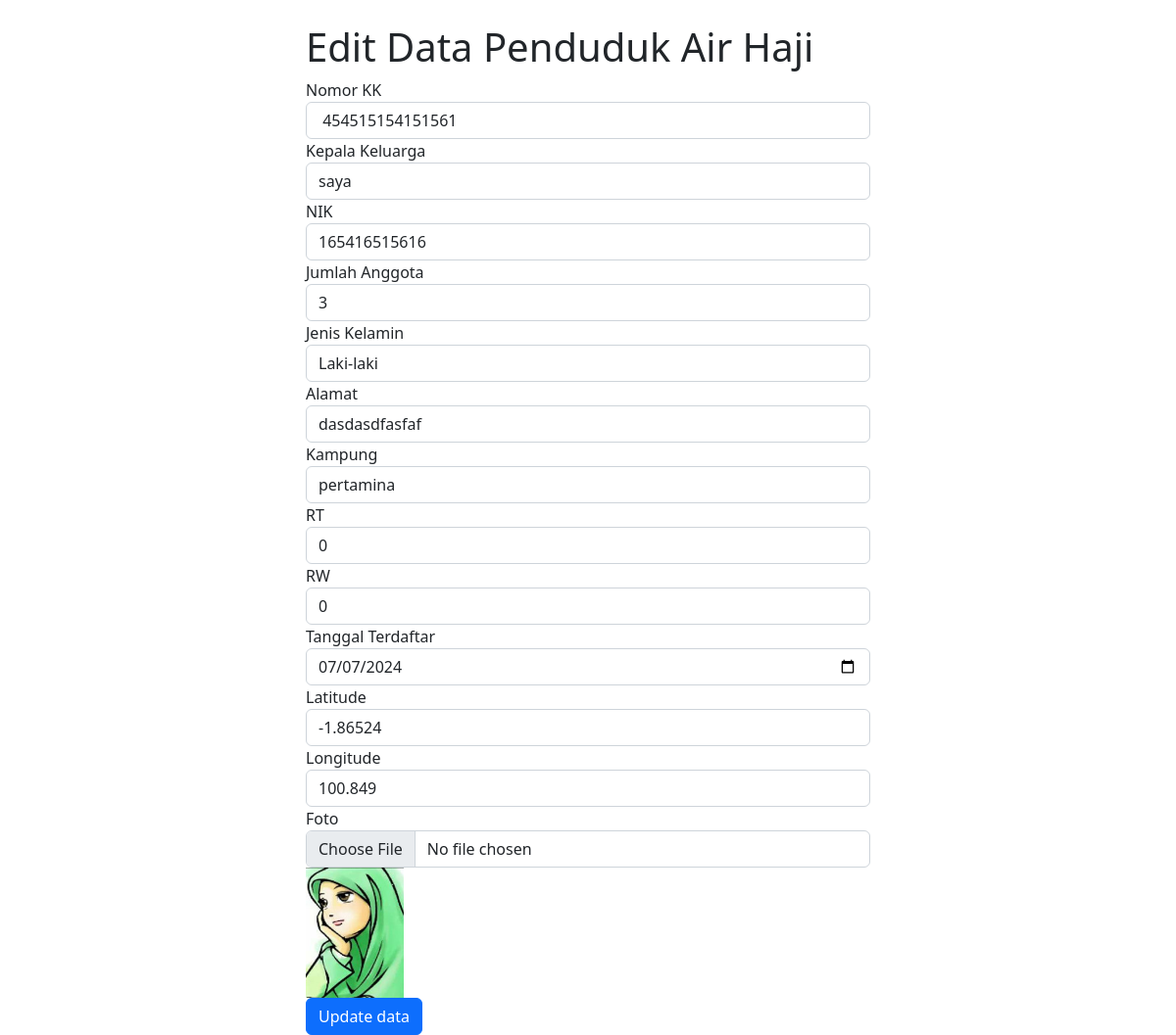
The app's page /edit_penduduk_air_haji.php?id=1 with its own data.
### tables this page shows
CREATE TABLE `penduduk_air_haji` (
  `id` int(11) NOT NULL,
  `nomor_kk` varchar(16) DEFAULT NULL,
  `kepala_keluarga` varchar(100) DEFAULT NULL,
  `nik` varchar(16) DEFAULT NULL,
  `jumlah_anggota` int(11) DEFAULT NULL,
  `jenis_kelamin` enum('Laki-laki','Perempuan') DEFAULT NULL,
  `alamat` text DEFAULT NULL,
  `kampung` varchar(100) DEFAULT NULL,
  `rt` int(11) DEFAULT NULL,
  `rw` int(11) DEFAULT NULL,
  `tanggal_terdaftar` date DEFAULT NULL,
  `lat` float DEFAULT NULL,
  `lng` float DEFAULT NULL,
  `image` varchar(255) DEFAULT NULL
);

### edit_penduduk_air_haji.php (the view, shortened to what this page needs)
<!DOCTYPE html>
<html lang="en">
<head>
    <link href="css/styles.css" rel="stylesheet" />
</head>
<body>
    <div class="container col-md-6 mt-4">
        <h1>Edit Data Penduduk Air Haji</h1>
        <?php
        include('koneksi.php');
        if (isset($_GET['id'])) {
            $id = $_GET['id'];
            $query = "SELECT * FROM penduduk_air_haji WHERE id = $id";
            $result = mysqli_query($db, $query);
            if ($row = mysqli_fetch_assoc($result)) {
        ?>
                <form action="" method="post" role="form" enctype="multipart/form-data">
                    <div class="form-group">
                        <label>Nomor KK</label>
                        <input type="text" name="nomor_kk" required="" class="form-control" value="<?= $row['nomor_kk']; ?>">
                    </div>
                    <div class="form-group">
                        <label>Kepala Keluarga</label>
                        <input type="text" name="kepala_keluarga" required="" class="form-control" value="<?= $row['kepala_keluarga']; ?>">
                    </div>
                    <div class="form-group">
                        <label>NIK</label>
                        <input type="text" name="nik" required="" class="form-control" value="<?= $row['nik']; ?>">
                    </div>
                    <div class="form-group">
                        <label>Jumlah Anggota</label>
                        <input type="text" name="jumlah_anggota" required="" class="form-control" value="<?= $row['jumlah_anggota']; ?>">
                    </div>
                    <div class="form-group">
                        <label>Jenis Kelamin</label>
                        <select name="jenis_kelamin" class="form-control" required="">
                            <option value="Laki-laki" <?= $row['jenis_kelamin'] == 'Laki-laki' ? 'selected' : '' ?>>Laki-laki</option>
                        </select>
                    </div>
                    <div class="form-group">
                        <label>Alamat</label>
                        <input type="text" name="alamat" required="" class="form-control" value="<?= $row['alamat']; ?>">
                    </div>
                    <div class="form-group">
                        <label>Kampung</label>
                        <input type="text" name="kampung" required="" class="form-control" value="<?= $row['kampung']; ?>">
                    </div>
                    <div class="form-group">
                        <label>RT</label>
                        <input type="text" name="rt" required="" class="form-control" value="<?= $row['rt']; ?>">
                    </div>
                    <div class="form-group">
                        <label>RW</label>
                        <input type="text" name="rw" required="" class="form-control" value="<?= $row['rw']; ?>">
                    </div>
                    <div class="form-group">
                        <label>Tanggal Terdaftar</label>
                        <input type="date" name="tanggal_terdaftar" required="" class="form-control" value="<?= $row['tanggal_terdaftar']; ?>">
                    </div>
                    <div class="form-group">
                        <label>Latitude</label>
                        <input type="text" name="lat" required="" class="form-control" value="<?= $row['lat']; ?>">
                    </div>
                    <div class="form-group">
                        <label>Longitude</label>
                        <input type="text" name="lng" required="" class="form-control" value="<?= $row['lng']; ?>">
                    </div>
                    <div class="form-group">
                        <label>Foto</label>
                        <input type="file" name="image" class="form-control">
                        <img src="img/<?= $row['image']; ?>" width="100">
                    </div>
                    <button type="submit" class="btn btn-primary" name="submit" value="update">Update data</button>
                </form>
        <?php
            }
        }
        ?>
    </div>
</body>
</html>

### records on screen
penduduk_air_haji: nomor_kk "454515154151561", kepala_keluarga "saya", nik "165416515616", jumlah_anggota "3", jenis_kelamin "Laki-laki", alamat "dasdasdfasfaf", kampung "pertamina", rt "0", rw "0", tanggal_terdaftar "07/07/2024", lat "-1.86524", lng "100.849", image (picture)
